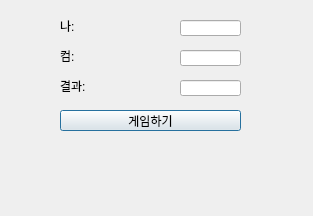
<?xml version="1.0" encoding="UTF-8"?>
<ui version="4.0">
 <class>Dialog</class>
 <widget class="QDialog" name="Dialog">
  <property name="geometry">
   <rect>
    <x>0</x>
    <y>0</y>
    <width>313</width>
    <height>216</height>
   </rect>
  </property>
  <property name="windowTitle">
   <string>Dialog</string>
  </property>
  <widget class="QPushButton" name="pb">
   <property name="geometry">
    <rect>
     <x>60</x>
     <y>110</y>
     <width>181</width>
     <height>21</height>
    </rect>
   </property>
   <property name="text">
    <string>게임하기</string>
   </property>
  </widget>
  <widget class="QLineEdit" name="le1">
   <property name="geometry">
    <rect>
     <x>180</x>
     <y>20</y>
     <width>61</width>
     <height>16</height>
    </rect>
   </property>
  </widget>
  <widget class="QLineEdit" name="le2">
   <property name="geometry">
    <rect>
     <x>180</x>
     <y>50</y>
     <width>61</width>
     <height>16</height>
    </rect>
   </property>
  </widget>
  <widget class="QLineEdit" name="le3">
   <property name="geometry">
    <rect>
     <x>180</x>
     <y>80</y>
     <width>61</width>
     <height>16</height>
    </rect>
   </property>
  </widget>
  <widget class="QLabel" name="leMine">
   <property name="geometry">
    <rect>
     <x>60</x>
     <y>20</y>
     <width>56</width>
     <height>12</height>
    </rect>
   </property>
   <property name="text">
    <string>나:</string>
   </property>
  </widget>
  <widget class="QLabel" name="leCom">
   <property name="geometry">
    <rect>
     <x>60</x>
     <y>50</y>
     <width>56</width>
     <height>12</height>
    </rect>
   </property>
   <property name="text">
    <string>컴:</string>
   </property>
  </widget>
  <widget class="QLabel" name="leResult">
   <property name="geometry">
    <rect>
     <x>60</x>
     <y>80</y>
     <width>56</width>
     <height>12</height>
    </rect>
   </property>
   <property name="text">
    <string>결과:</string>
   </property>
  </widget>
 </widget>
 <resources/>
 <connections/>
</ui>
